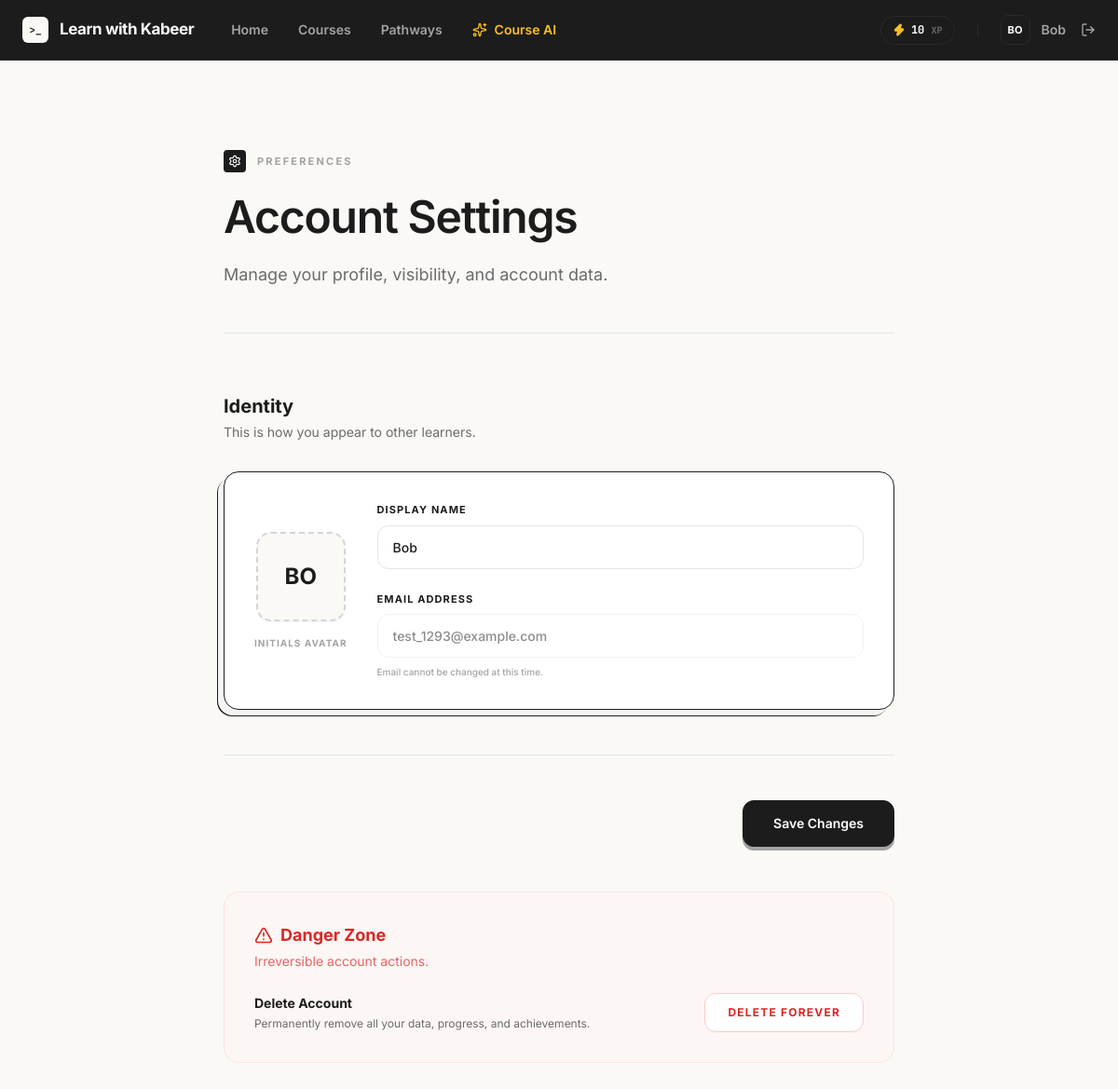
The app's page /settings (signed in) with its own data.
### tables this page shows
CREATE TABLE users (
            id INTEGER PRIMARY KEY AUTOINCREMENT,
            name TEXT NOT NULL,
            email TEXT NOT NULL UNIQUE,
            password_hash TEXT NOT NULL,
            is_admin INTEGER NOT NULL DEFAULT 0,
            created_at TEXT NOT NULL DEFAULT CURRENT_TIMESTAMP,
            total_xp INTEGER NOT NULL DEFAULT 0
        , is_pro INTEGER NOT NULL DEFAULT 0);

### app.py (the view, shortened to what this page needs)
@app.route("/settings", methods=("GET", "POST"))
@login_required
def settings():
    user_stats = database.get_user_stats(g.user["id"])
    return render_template("auth/settings.html", user_stats=user_stats)

### app.py (called while the page is built)
def login_required(view):
    @wraps(view)
    def wrapped_view(**kwargs):
        if g.user is None:
            flash("Sign in to save your progress.", "info")
            return redirect(url_for("login", next=request.path))
        return view(**kwargs)
    return wrapped_view

@app.before_request
def load_logged_in_user():
    user_id = session.get("user_id")
    g.user = database.get_user_by_id(user_id) if user_id else None

@app.context_processor
def inject_template_helpers():
    return {
        "current_user": g.get("user"),
        "lesson_url": lesson_url,
    }

### database.py (called while the page is built)
def get_db():
    if "db" not in g:
        g.db = sqlite3.connect(current_app.config["DATABASE"])
        g.db.row_factory = sqlite3.Row
        g.db.execute("PRAGMA foreign_keys = ON")
    return g.db

def get_user_by_id(user_id):
    return get_db().execute("SELECT * FROM users WHERE id = ?", (user_id,)).fetchone()

def get_user_stats(user_id):
    user = get_user_by_id(user_id)
    if not user:
        return None
    return {
        "total_xp": user["total_xp"]
    }

### templates/auth/settings.html (shortened to what this page needs)
{% extends "base.html" %}
{% block content %}
<link rel="stylesheet" href="{{ url_for('static', filename='css/settings.css') }}">
<main class="flex-1 overflow-y-auto bg-[#FAF9F6] font-sans selection:bg-[#1C1C1C] selection:text-white pb-32">
    <div class="mx-auto max-w-3xl px-6 py-12 lg:py-24">
        <header class="mb-16 border-b border-[#E5E5E5] pb-12">
            <div class="flex items-center gap-3 mb-6">
                <span class="flex h-6 w-6 items-center justify-center rounded bg-[#1C1C1C] text-[10px] font-bold text-white tracking-tighter">
                    <i data-lucide="settings" class="w-3.5 h-3.5"></i>
                </span>
                <span class="text-[11px] font-bold uppercase tracking-[0.2em] text-[#A3A3A3]">Preferences</span>
            </div>
            <h1 class="text-4xl font-semibold tracking-tight text-[#1C1C1C] sm:text-5xl">
                Account Settings
            </h1>
            <p class="mt-6 text-lg text-[#6B6B6B]">
                Manage your profile, visibility, and account data.
            </p>
        </header>
        <form action="{{ url_for('settings') }}" method="POST" class="space-y-12">
            <section class="settings-section">
                <div class="mb-8">
                    <h2 class="text-xl font-bold text-[#1C1C1C]">Identity</h2>
                    <p class="text-sm text-[#6B6B6B] mt-1">This is how you appear to other learners.</p>
                </div>
                <div class="rounded-2xl border border-[#1C1C1C] bg-white p-8 shadow-[-6px_6px_0_0_#F5F5F5,-7px_7px_0_0_#1C1C1C]">
                    <div class="flex flex-col gap-8 md:flex-row md:items-center">
                        <div class="flex flex-col items-center gap-4">
                            <div class="avatar-preview shadow-sm">
                                {{ current_user.name[:2].upper() }}
                            </div>
                            <span class="text-[10px] font-bold uppercase tracking-widest text-[#A3A3A3]">Initials Avatar</span>
                        </div>
                        <div class="flex-1 space-y-6">
                            <div>
                                <label for="name" class="block text-[11px] font-bold uppercase tracking-widest text-[#1C1C1C] mb-2">Display Name</label>
                                <input type="text" name="name" id="name" value="{{ current_user.name }}" class="settings-input" required>
                            </div>
                            <div>
                                <label class="block text-[11px] font-bold uppercase tracking-widest text-[#1C1C1C] mb-2">Email Address</label>
                                <input type="email" value="{{ current_user.email }}" class="settings-input opacity-50 cursor-not-allowed" disabled>
                                <p class="mt-2 text-[10px] font-medium text-[#A3A3A3]">Email cannot be changed at this time.</p>
                            </div>
                        </div>
                    </div>
                </div>
            </section>
            <div class="flex justify-end border-t border-[#E5E5E5] pt-12">
                <button type="submit" class="flex items-center justify-center rounded-xl border border-[#1C1C1C] bg-[#1C1C1C] px-8 py-3.5 text-sm font-semibold text-white shadow-[0_4px_0_0_#A3A3A3] transition-all hover:translate-y-[2px] hover:shadow-[0_2px_0_0_#A3A3A3] active:translate-y-[4px] active:shadow-none focus:outline-none">
                    Save Changes
                </button>
            </div>
        </form>
        <section class="danger-zone settings-section mt-24">
            <div class="mb-6">
                <h2 class="text-lg font-bold text-red-600 flex items-center gap-2">
                    <i data-lucide="alert-triangle" class="w-5 h-5"></i>
                    Danger Zone
                </h2>
                <p class="text-sm text-red-600/70 mt-1">Irreversible account actions.</p>
            </div>
            <div class="flex flex-col gap-6 md:flex-row md:items-center md:justify-between">
                <div>
                    <h3 class="text-sm font-bold text-[#1C1C1C]">Delete Account</h3>
                    <p class="text-xs text-[#6B6B6B] mt-1">Permanently remove all your data, progress, and achievements.</p>
                </div>
                <form id="delete-account-form" action="{{ url_for('delete_account') }}" method="POST">
                    <button type="button" onclick="confirmDeletion()" class="rounded-xl border border-red-200 bg-white px-6 py-3 text-xs font-bold uppercase tracking-widest text-red-600 transition-all hover:bg-red-50 hover:border-red-300 active:scale-95">
                        Delete Forever
                    </button>
                </form>
            </div>
        </section>
    </div>
</main>
{% endblock %}

### templates/base.html (shortened to what this page needs)
<!DOCTYPE html>
<html lang="en">
<head>
    <script src="https://cdn.tailwindcss.com?plugins=typography"></script>
</head>
<body class="h-screen overflow-hidden bg-gray-50 text-gray-900 font-sans antialiased flex flex-col">
    <nav class="sticky top-0 z-50 flex-none border-b border-[#2A2A2A] bg-[#1C1C1C] px-6 transition-all duration-300">
        <div class="mx-auto flex h-16 max-w-6xl items-center justify-between">
            <div class="flex items-center gap-10">
                <a href="/" class="flex items-center gap-3 group" aria-label="Learn with Kabeer home">
                    <div class="flex h-7 w-7 items-center justify-center rounded-[6px] bg-[#FAF9F6] font-mono text-[11px] font-bold text-[#1C1C1C] transition-transform duration-200 group-hover:scale-105">
                        &gt;_
                    </div>
                    <span class="font-sans text-[17px] font-bold tracking-tight text-[#FAF9F6]">Learn with Kabeer</span>
                </a>
                <div class="hidden items-center gap-8 text-sm font-semibold text-[#A3A3A3] md:flex">
                    {% if current_user %}
                        <a href="{{ url_for('home') }}" class="transition-colors hover:text-[#FAF9F6] {% if request.endpoint == 'home' %}text-[#FAF9F6]{% endif %}">Home</a>
                        <a href="{{ url_for('courses') }}" class="transition-colors hover:text-[#FAF9F6] {% if request.endpoint == 'courses' %}text-[#FAF9F6]{% endif %}">Courses</a>
                        <a href="{{ url_for('career_paths') }}" class="transition-colors hover:text-[#FAF9F6] {% if request.endpoint == 'career_paths' %}text-[#FAF9F6]{% endif %}">Pathways</a>
                        <a href="{{ url_for('cod_interface') }}" class="flex items-center gap-2 text-amber-400 transition-colors hover:text-amber-300 {% if request.endpoint == 'cod_interface' %}text-amber-300{% endif %}">
                            <i data-lucide="sparkles" class="h-4 w-4"></i>
                            <span>Course AI</span>
                        </a>
                    {% endif %}
                </div>
            </div>
            <div class="flex items-center gap-6">
                <div class="flex items-center gap-6 text-sm font-semibold text-[#A3A3A3]">
                    {% if current_user %}
                        <div class="hidden items-center gap-4 md:flex">
                            <div class="xp-pill flex items-center gap-1.5 rounded-full border border-[#2A2A2A] bg-[#1C1C1C] px-3 py-1.5 shadow-inner transition-all duration-300">
                                <i data-lucide="zap" class="h-3.5 w-3.5 fill-amber-400 text-amber-400"></i>
                                <span class="font-mono text-xs font-bold text-white"><span class="xp-value">{{ current_user['total_xp'] }}</span> <span class="text-[10px] text-[#6B6B6B]">XP</span></span>
                            </div>
                        </div>
                        <div class="flex items-center gap-4">
                            <a href="{{ url_for('settings') }}" class="group flex items-center gap-3 transition-colors hover:text-white">
                                <div class="flex h-8 w-8 items-center justify-center rounded-lg border border-[#2A2A2A] bg-[#1C1C1C] text-[11px] font-bold text-white transition-all group-hover:border-white/20">
                                    {{ current_user['name'][:2].upper() }}
                                </div>
                                <span class="text-sm font-semibold">{{ current_user["name"].split(' ')[0] }}</span>
                            </a>
                            <form action="{{ url_for('logout') }}" method="post" class="inline">
                                <button type="submit" class="flex items-center gap-2 transition-colors hover:text-[#FAF9F6]" title="Sign Out">
                                    <i data-lucide="log-out" class="h-4 w-4"></i>
                                </button>
                            </form>
                        </div>
                    {% endif %}
                </div>
            </div>
        </div>
    </nav>
    {% block content %}{% endblock %}
</body>
</html>

### static/css/settings.css (style rules this page uses)
.settings-input { display: block; width: 100%; border-radius: 0.75rem; border: 1px solid #E5E5E5; background-color: white; padding: 0.75rem 1rem; font-size: 0.875rem; font-weight: 500; color: #1C1C1C; transition: all 0.2s ease; }
.avatar-preview { display: flex; height: 6rem; width: 6rem; align-items: center; justify-content: center; border-radius: 1rem; border: 2px dashed #D4D4D8; background-color: #FAF9F6; font-size: 1.5rem; font-weight: 700; color: #1C1C1C; transition: all 0.2s ease; }
.danger-zone { margin-top: 3rem; border-radius: 1rem; border: 1px solid #FEE2E2; background-color: rgba(254, 242, 242, 0.3); padding: 2rem; }

### templates/base.html (style rules this page uses)
html { scroll-behavior: smooth; font-feature-settings: "ss03", "cv11"; }

### records on screen
users: total_xp "10", name "BO", name "Bob", email "test_1293@example.com"
